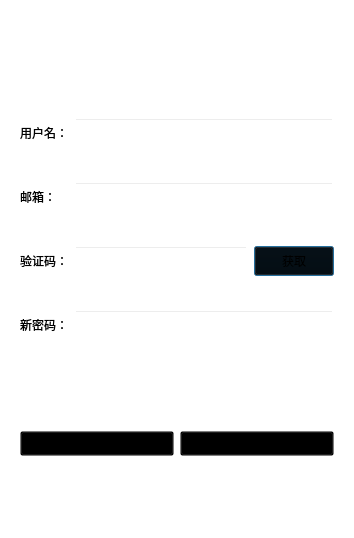
<?xml version="1.0" encoding="UTF-8"?>
<ui version="4.0">
 <class>ResetDialog</class>
 <widget class="QDialog" name="ResetDialog">
  <property name="geometry">
   <rect>
    <x>0</x>
    <y>0</y>
    <width>354</width>
    <height>538</height>
   </rect>
  </property>
  <property name="windowTitle">
   <string>Dialog</string>
  </property>
  <property name="styleSheet">
   <string notr="true">background: transparent;</string>
  </property>
  <layout class="QVBoxLayout" name="verticalLayout">
   <item>
    <spacer name="verticalSpacer">
     <property name="orientation">
      <enum>Qt::Orientation::Vertical</enum>
     </property>
     <property name="sizeHint" stdset="0">
      <size>
       <width>20</width>
       <height>40</height>
      </size>
     </property>
    </spacer>
   </item>
   <item>
    <widget class="QLabel" name="errTip">
     <property name="minimumSize">
      <size>
       <width>0</width>
       <height>25</height>
      </size>
     </property>
     <property name="maximumSize">
      <size>
       <width>16777215</width>
       <height>25</height>
      </size>
     </property>
     <property name="text">
      <string/>
     </property>
     <property name="alignment">
      <set>Qt::AlignmentFlag::AlignCenter</set>
     </property>
    </widget>
   </item>
   <item>
    <widget class="QWidget" name="widget" native="true">
     <layout class="QHBoxLayout" name="horizontalLayout">
      <item>
       <widget class="QLabel" name="user_lb">
        <property name="minimumSize">
         <size>
          <width>0</width>
          <height>40</height>
         </size>
        </property>
        <property name="maximumSize">
         <size>
          <width>16777215</width>
          <height>40</height>
         </size>
        </property>
        <property name="text">
         <string>用户名：</string>
        </property>
       </widget>
      </item>
      <item>
       <widget class="QLineEdit" name="user_edit">
        <property name="minimumSize">
         <size>
          <width>0</width>
          <height>30</height>
         </size>
        </property>
        <property name="maximumSize">
         <size>
          <width>16777215</width>
          <height>30</height>
         </size>
        </property>
       </widget>
      </item>
     </layout>
    </widget>
   </item>
   <item>
    <widget class="QWidget" name="widget_2" native="true">
     <layout class="QHBoxLayout" name="horizontalLayout_2">
      <item>
       <widget class="QLabel" name="email_lb">
        <property name="minimumSize">
         <size>
          <width>48</width>
          <height>40</height>
         </size>
        </property>
        <property name="maximumSize">
         <size>
          <width>48</width>
          <height>40</height>
         </size>
        </property>
        <property name="text">
         <string>邮箱：</string>
        </property>
       </widget>
      </item>
      <item>
       <widget class="QLineEdit" name="email_edit">
        <property name="minimumSize">
         <size>
          <width>0</width>
          <height>30</height>
         </size>
        </property>
        <property name="maximumSize">
         <size>
          <width>16777215</width>
          <height>30</height>
         </size>
        </property>
       </widget>
      </item>
     </layout>
    </widget>
   </item>
   <item>
    <widget class="QWidget" name="widget_3" native="true">
     <layout class="QHBoxLayout" name="horizontalLayout_3">
      <item>
       <widget class="QLabel" name="varify_lb">
        <property name="minimumSize">
         <size>
          <width>0</width>
          <height>40</height>
         </size>
        </property>
        <property name="maximumSize">
         <size>
          <width>16777215</width>
          <height>40</height>
         </size>
        </property>
        <property name="text">
         <string>验证码：</string>
        </property>
       </widget>
      </item>
      <item>
       <widget class="QLineEdit" name="varify_edit">
        <property name="minimumSize">
         <size>
          <width>0</width>
          <height>30</height>
         </size>
        </property>
        <property name="maximumSize">
         <size>
          <width>16777215</width>
          <height>30</height>
         </size>
        </property>
       </widget>
      </item>
      <item>
       <widget class="TimerBtn" name="varify_btn">
        <property name="minimumSize">
         <size>
          <width>0</width>
          <height>30</height>
         </size>
        </property>
        <property name="maximumSize">
         <size>
          <width>16777215</width>
          <height>30</height>
         </size>
        </property>
        <property name="text">
         <string>获取</string>
        </property>
       </widget>
      </item>
     </layout>
    </widget>
   </item>
   <item>
    <widget class="QWidget" name="widget_4" native="true">
     <layout class="QHBoxLayout" name="horizontalLayout_4">
      <item>
       <widget class="QLabel" name="pwd_lb">
        <property name="minimumSize">
         <size>
          <width>0</width>
          <height>40</height>
         </size>
        </property>
        <property name="maximumSize">
         <size>
          <width>16777215</width>
          <height>40</height>
         </size>
        </property>
        <property name="text">
         <string>新密码：</string>
        </property>
       </widget>
      </item>
      <item>
       <widget class="QLineEdit" name="pwd_edit">
        <property name="minimumSize">
         <size>
          <width>0</width>
          <height>30</height>
         </size>
        </property>
        <property name="maximumSize">
         <size>
          <width>16777215</width>
          <height>30</height>
         </size>
        </property>
       </widget>
      </item>
     </layout>
    </widget>
   </item>
   <item>
    <spacer name="verticalSpacer_2">
     <property name="orientation">
      <enum>Qt::Orientation::Vertical</enum>
     </property>
     <property name="sizeHint" stdset="0">
      <size>
       <width>20</width>
       <height>40</height>
      </size>
     </property>
    </spacer>
   </item>
   <item>
    <widget class="QWidget" name="widget_5" native="true">
     <layout class="QHBoxLayout" name="horizontalLayout_5">
      <item>
       <widget class="QPushButton" name="sure_btn">
        <property name="minimumSize">
         <size>
          <width>0</width>
          <height>25</height>
         </size>
        </property>
        <property name="maximumSize">
         <size>
          <width>16777215</width>
          <height>25</height>
         </size>
        </property>
        <property name="text">
         <string>确认</string>
        </property>
       </widget>
      </item>
      <item>
       <widget class="QPushButton" name="return_btn">
        <property name="minimumSize">
         <size>
          <width>0</width>
          <height>25</height>
         </size>
        </property>
        <property name="maximumSize">
         <size>
          <width>16777215</width>
          <height>25</height>
         </size>
        </property>
        <property name="text">
         <string>返回</string>
        </property>
       </widget>
      </item>
     </layout>
    </widget>
   </item>
   <item>
    <spacer name="verticalSpacer_3">
     <property name="orientation">
      <enum>Qt::Orientation::Vertical</enum>
     </property>
     <property name="sizeHint" stdset="0">
      <size>
       <width>20</width>
       <height>40</height>
      </size>
     </property>
    </spacer>
   </item>
  </layout>
 </widget>
 <customwidgets>
  <customwidget>
   <class>TimerBtn</class>
   <extends>QPushButton</extends>
   <header location="global">timerbtn.h</header>
  </customwidget>
 </customwidgets>
 <resources/>
 <connections/>
</ui>
